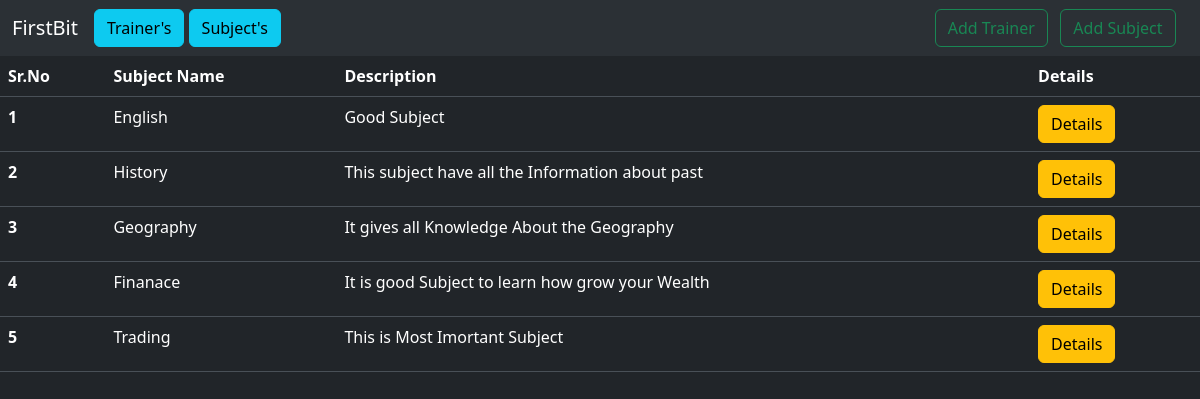
/subjects/, run on the app's committed database.
### institute/models.py (models this page shows, shortened)
class Subject(models.Model):
    name = models.CharField(max_length=50, unique=True)
    description = models.TextField(max_length=300, blank=True, null=True)
    created_at = models.DateTimeField(auto_now_add=True)
    updated_at = models.DateTimeField(auto_now=True)

### institute/views.py (the view)
# urls.py: path('subjects/', views.SubjectList, name="subjectlist"),
def SubjectList(request):
    subjects = Subject.objects.all()
    return render(request, "subjectList.html", {"subjects":subjects})

### institute/templates/subjectList.html
{% extends "layout.html" %}
{% block content %}
<table class="table">
    <thead>
        <tr>
            <th scope="col">Sr.No</th>
            <th scope="col">Subject Name</th>
            <th scope="col">Description</th>
            <th scope="col">Details</th>
        </tr>
    </thead>
    <tbody>
        {% for subject in subjects %}
            <tr>
                <th scope="row">{{ forloop.counter }}</th>
                <td>{{subject.name}}</td>
                <td>{{subject.description}}</td>
                <td>
                    <a href = "{% url "subjectdetails" subject.id %}" class="btn btn-warning">Details</a>
                </td>
            </tr>
        {% endfor %}
    </tbody>
</table>
{% endblock %}

### templates/layout.html (shortened to what this page needs)
{% load static %}
<!DOCTYPE html>
<html lang="en" data-bs-theme="dark">
<head>
    <link href="https://cdn.jsdelivr.net/npm/bootstrap@5.3.5/dist/css/bootstrap.min.css" rel="stylesheet">
</head>
<body>
    <div>
        <nav class="navbar navbar-expand-lg bg-body-tertiary">
            <div class="container-fluid">
                <a class="navbar-brand" href="#">FirstBit</a>
                <div class="collapse navbar-collapse" id="navbarSupportedContent">
                <ul class="navbar-nav me-auto mb-2 mb-lg-0">
                        <li class="nav-item">
                            <a class="btn btn-info" aria-current="page" href="{% url 'trainers' %}">Trainer's</a>
                            <a class="btn btn-info" aria-current="page" href="{% url 'subjectlist' %}">Subject's</a>
                        </li>
                </ul>
                <form class="d-flex" action="{% url 'add_trainer' %}">
                    <button class="btn btn-outline-success" type="submit">Add Trainer</button>
                </form>&nbsp;&nbsp;&nbsp;
                <form class="d-flex" action="{% url 'addsubject' %}">
                    <button class="btn btn-outline-success" type="submit">Add Subject</button>
                </form>&nbsp;&nbsp;&nbsp;
                </div>
            </div>
            </nav>
        {% block content %}
        {% endblock %}
    </div>
</body>
</html>

### data on the page
Subject: name "English", description "Good Subject"
Subject: name "History", description "This subject have all the Information about past"
Subject: name "Geography", description "It gives all Knowledge About the Geography"
Subject: name "Finanace", description "It is good Subject to learn how grow your Wealth"
Subject: name "Trading", description "This is Most Imortant Subject"
